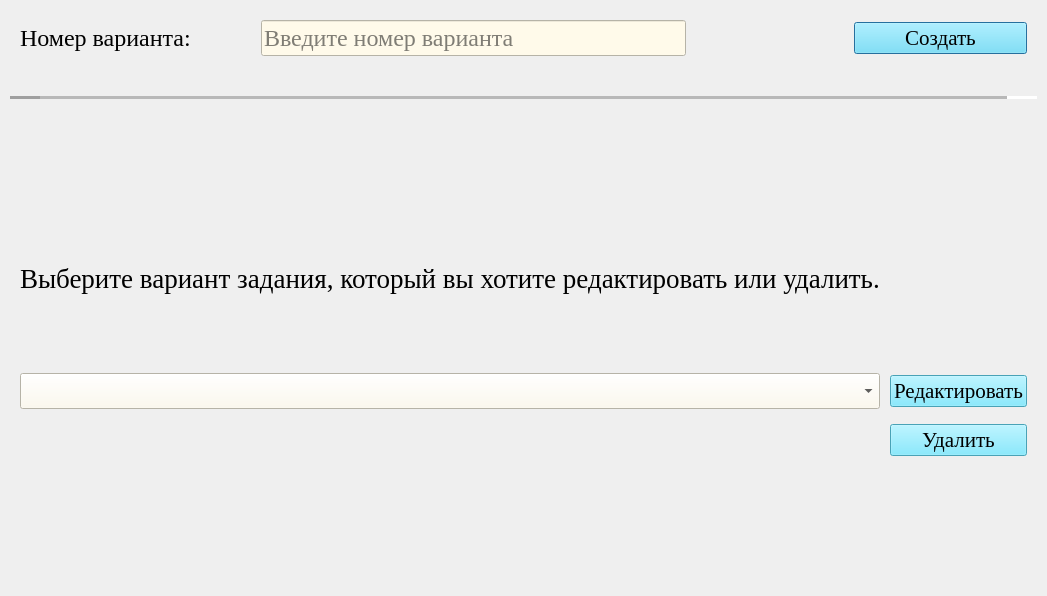
<?xml version="1.0" encoding="UTF-8"?>
<ui version="4.0">
 <class>CreatEditTask</class>
 <widget class="QDialog" name="CreatEditTask">
  <property name="geometry">
   <rect>
    <x>0</x>
    <y>0</y>
    <width>1047</width>
    <height>596</height>
   </rect>
  </property>
  <property name="font">
   <font>
    <pointsize>8</pointsize>
   </font>
  </property>
  <property name="windowTitle">
   <string>Редактирование таблиц вариантов работ</string>
  </property>
  <property name="windowIcon">
   <iconset>
    <normaloff>resources/login_icon.png</normaloff>resources/login_icon.png</iconset>
  </property>
  <layout class="QVBoxLayout" name="verticalLayout" stretch="0,0,0">
   <property name="spacing">
    <number>10</number>
   </property>
   <property name="leftMargin">
    <number>10</number>
   </property>
   <property name="topMargin">
    <number>10</number>
   </property>
   <property name="rightMargin">
    <number>10</number>
   </property>
   <property name="bottomMargin">
    <number>10</number>
   </property>
   <item>
    <layout class="QHBoxLayout" name="horizontalLayout" stretch="15,27,10,11">
     <property name="spacing">
      <number>5</number>
     </property>
     <property name="leftMargin">
      <number>10</number>
     </property>
     <property name="topMargin">
      <number>10</number>
     </property>
     <property name="rightMargin">
      <number>10</number>
     </property>
     <property name="bottomMargin">
      <number>30</number>
     </property>
     <item>
      <widget class="QLabel" name="labelHelpLeft">
       <property name="font">
        <font>
         <family>Times New Roman</family>
         <pointsize>18</pointsize>
        </font>
       </property>
       <property name="text">
        <string>Номер варианта:</string>
       </property>
      </widget>
     </item>
     <item>
      <widget class="QLineEdit" name="lineEdit">
       <property name="font">
        <font>
         <family>Times New Roman</family>
         <pointsize>18</pointsize>
        </font>
       </property>
       <property name="styleSheet">
        <string notr="true">background-color: #fffaea;</string>
       </property>
       <property name="maxLength">
        <number>8</number>
       </property>
       <property name="placeholderText">
        <string>Введите номер варианта</string>
       </property>
      </widget>
     </item>
     <item>
      <widget class="QLabel" name="labelHelpRight">
       <property name="font">
        <font>
         <family>Times New Roman</family>
         <pointsize>18</pointsize>
        </font>
       </property>
       <property name="text">
        <string/>
       </property>
      </widget>
     </item>
     <item>
      <widget class="QPushButton" name="btnCreatTable">
       <property name="font">
        <font>
         <family>Times New Roman</family>
         <pointsize>16</pointsize>
        </font>
       </property>
       <property name="styleSheet">
        <string notr="true">background-color: #66e3ff;</string>
       </property>
       <property name="text">
        <string>Создать</string>
       </property>
      </widget>
     </item>
    </layout>
   </item>
   <item>
    <widget class="Line" name="line">
     <property name="lineWidth">
      <number>30</number>
     </property>
     <property name="midLineWidth">
      <number>30</number>
     </property>
     <property name="orientation">
      <enum>Qt::Horizontal</enum>
     </property>
    </widget>
   </item>
   <item>
    <layout class="QGridLayout" name="gridLayout" rowstretch="20,40,20,0" columnstretch="40,10">
     <property name="leftMargin">
      <number>10</number>
     </property>
     <property name="topMargin">
      <number>10</number>
     </property>
     <property name="rightMargin">
      <number>10</number>
     </property>
     <property name="bottomMargin">
      <number>130</number>
     </property>
     <property name="horizontalSpacing">
      <number>10</number>
     </property>
     <property name="verticalSpacing">
      <number>15</number>
     </property>
     <item row="2" column="0">
      <widget class="QComboBox" name="comboBoxVariants">
       <property name="font">
        <font>
         <family>Times New Roman</family>
         <pointsize>18</pointsize>
        </font>
       </property>
       <property name="styleSheet">
        <string notr="true">background-color: #fffaea;</string>
       </property>
      </widget>
     </item>
     <item row="3" column="1">
      <widget class="QPushButton" name="btnDeletTable">
       <property name="font">
        <font>
         <family>Times New Roman</family>
         <pointsize>16</pointsize>
        </font>
       </property>
       <property name="styleSheet">
        <string notr="true">background-color: #66e3ff;</string>
       </property>
       <property name="text">
        <string>Удалить</string>
       </property>
      </widget>
     </item>
     <item row="2" column="1">
      <widget class="QPushButton" name="btnEditTable">
       <property name="font">
        <font>
         <family>Times New Roman</family>
         <pointsize>16</pointsize>
        </font>
       </property>
       <property name="styleSheet">
        <string notr="true">background-color: #66e3ff;</string>
       </property>
       <property name="text">
        <string>Редактировать</string>
       </property>
      </widget>
     </item>
     <item row="1" column="0">
      <widget class="QLabel" name="labelHelp">
       <property name="font">
        <font>
         <family>Times New Roman</family>
         <pointsize>20</pointsize>
        </font>
       </property>
       <property name="text">
        <string>Выберите вариант задания, который вы хотите редактировать или удалить.</string>
       </property>
      </widget>
     </item>
    </layout>
   </item>
  </layout>
 </widget>
 <resources/>
 <connections/>
</ui>
